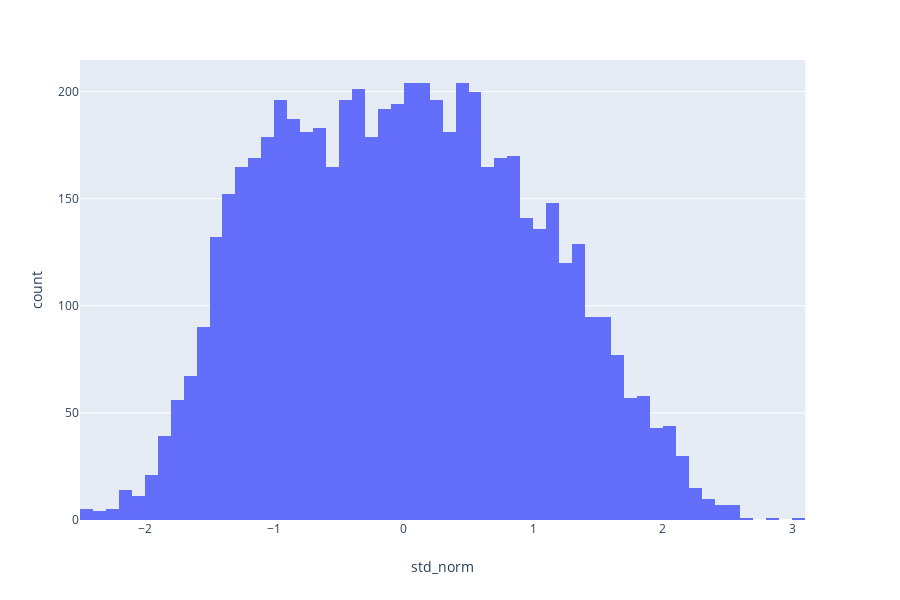

The code cell stored with this chart in its notebook:
### Code cell
px.histogram(everyone_data, x='std_norm').show()

### Figure 1 — Plotly figure (JSON) as saved in the notebook; plotly's stock layout.template omitted (floating-point values rounded to 4 significant figures; data arrays with more than 128 entries replaced by an {"elided": "..."} marker saying what was removed)
{"data": [{"alignmentgroup": "True", "bingroup": "x", "hoverlabel": {"namelength": 0}, "hovertemplate": "std_norm=%{x}<br>count=%{y}", "legendgroup": "", "marker": {"color": "#636efa"}, "name": "", "offsetgroup": "", "orientation": "v", "showlegend": false, "type": "histogram", "x": {"elided": "5891 float values"}, "xaxis": "x", "yaxis": "y"}], "layout": {"barmode": "relative", "height": 600, "legend": {"tracegroupgap": 0}, "margin": {"t": 60}, "xaxis": {"anchor": "y", "domain": [0, 0.98], "title": {"text": "std_norm"}}, "yaxis": {"anchor": "x", "domain": [0, 1], "title": {"text": "count"}}}}
